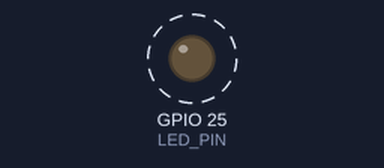
This program was run on a simulated Raspberry Pi (BCM pin numbers). Shown: output pins drawn as LEDs (lit = HIGH). Dashed ring = blinking. What the program prints to the terminal is not drawn.

Above: at 0.5 s.
Timing chart, 0 to 4.6 s (numbered marks = the images above):
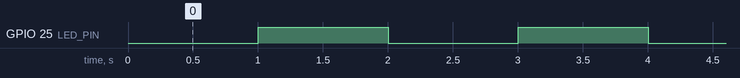

Measured:
- by itself, GPIO 25 (LED_PIN): alternates HIGH for 1.0 s and LOW for 1.0 s

The program:

blink.py
```python
# blink.py
# Written by Zachary Ferguson.
# A program for the Raspberry Pi that blinks a LED.

# Import the necessary files for GPIO use and sleeping the program.
import RPi.GPIO as GPIO
from time import sleep

# Constant for the pin to which the LED is plugged attached.
LED_PIN = 25


# Setup the GPIO pins for an output on LED_PIN.
def setup():
    print("Setting up GPIO")
    GPIO.setmode(GPIO.BCM)
    GPIO.setup(LED_PIN, GPIO.OUT)


# Loop through the blink cycle, Off -> Sleep(2) -> On -> Sleep(2) -> Off.
# Ends in the off state, but without a sleep after.
def loop():
    # LED OFF
    GPIO.output(LED_PIN, False)
    print("LED is OFF")
    sleep(1)

    # LED ON
    GPIO.output(LED_PIN, True)
    print("LED is ON")
    sleep(1)

    # LED OFF; NO SLEEP
    GPIO.output(LED_PIN, False)


# Main function for blink. Sets up then loops then cleans up.
def main():
    try:
        setup()
        while True:
            loop()
    except (KeyboardInterrupt, SystemExit):
        print("\nCleaning up GPIO")
        GPIO.cleanup()
        print("Exiting")
        exit()

# If being run directly.
if __name__ == "__main__":
    main()
```
